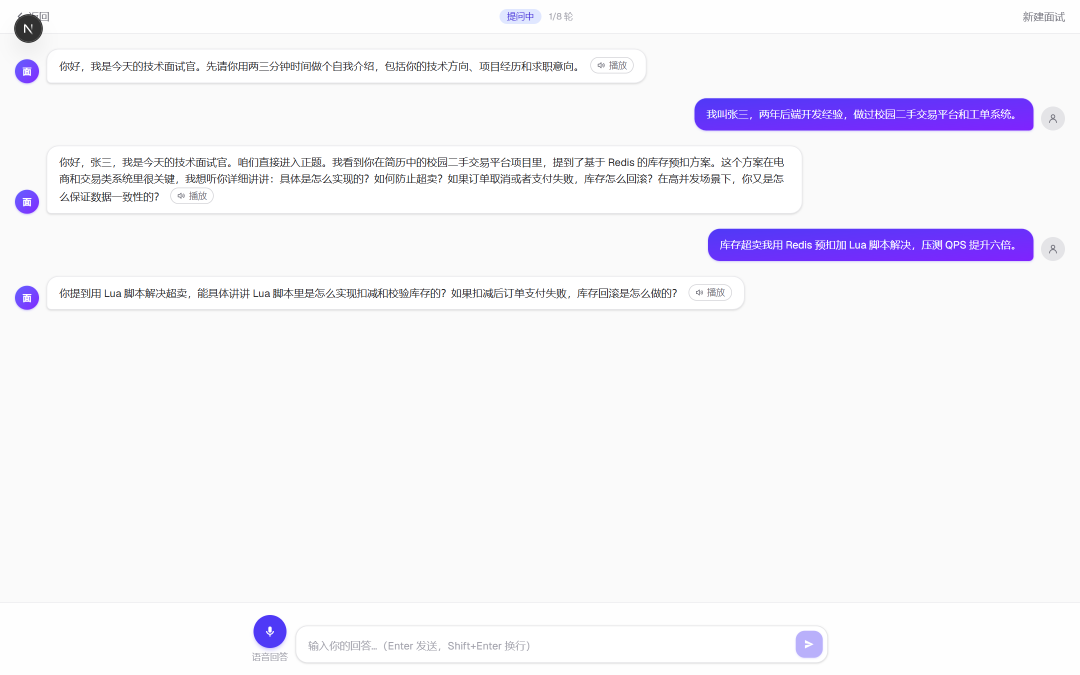
#> input picture frontend/shots/final-chat.png, 2160 x 1350 px (shown at 1/2 size)
$ python make_previews.py
#> lines starting #> are read from the running program, lines starting #| are printed output that depends on the picture; after the words box and inside, x2 and y2 are one past the last pixel; in counts of white or black regions, pixels touching at a corner belong together
"""Landing previews: identical size, UI fully inside the frame."""
from pathlib import Path

import numpy as np
from PIL import Image

ROOT = Path(__file__).resolve().parents[1]
SHOTS = ROOT / "shots"
PUBLIC = ROOT / "public"
OUT_W, OUT_H = 1200, 750
ASPECT = OUT_W / OUT_H


def side_bounds(im: Image.Image, pad: int = 40) -> tuple[int, int]:
    arr = np.asarray(im.convert("RGB"))
    mask = ~((arr[:, :, 0] > 248) & (arr[:, :, 1] > 248) & (arr[:, :, 2] > 248))
    xs = np.where(mask.any(axis=0))[0]
    if len(xs) == 0:
        return 0, im.width
    return max(0, int(xs.min()) - pad), min(im.width, int(xs.max()) + 1 + pad)


def crop_aspect(im: Image.Image, left: int, right: int, top_bias: float = 0.08) -> Image.Image:
    """Crop a OUT_ASPECT window covering [left,right] content, prefer top."""
    w, h = im.size
    cw = max(1, right - left)
    ch = int(cw / ASPECT)
    if ch > h:
        ch = h
        cw = int(ch * ASPECT)
        left = max(0, (w - cw) // 2)
    top = int((h - ch) * top_bias)
    top = max(0, min(top, h - ch))
    # center horizontally on the content span
    mid = (left + right) // 2
    left = max(0, min(mid - cw // 2, w - cw))
    return im.crop((left, top, left + cw, top + ch))


def main() -> None:
    jobs = [
        # chat spans full width — no side trim, just slight top-biased aspect crop
        ("final-chat.png", "chat-preview.png", False, 0.05),
        ("final-dashboard.png", "dashboard-preview.png", True, 0.06),
        ("final-report.png", "report-preview.png", True, 0.05),
    ]
    for src_name, dst_name, trim, bias in jobs:
        src = Image.open(SHOTS / src_name).convert("RGB")
#> src is the input picture: PIL image 2160x1350 RGB; mean R, G, B 244.2, 242.6, 248.7
        if trim:
            l, r = side_bounds(src)
            # expand a bit so cards aren't edge-flush
            span = r - l
            expand = int(span * 0.04)
            l = max(0, l - expand)
            r = min(src.width, r + expand)
            cropped = crop_aspect(src, l, r, top_bias=bias)
        else:
            cropped = crop_aspect(src, 0, src.width, top_bias=bias)
        out = cropped.resize((OUT_W, OUT_H), Image.Resampling.LANCZOS)
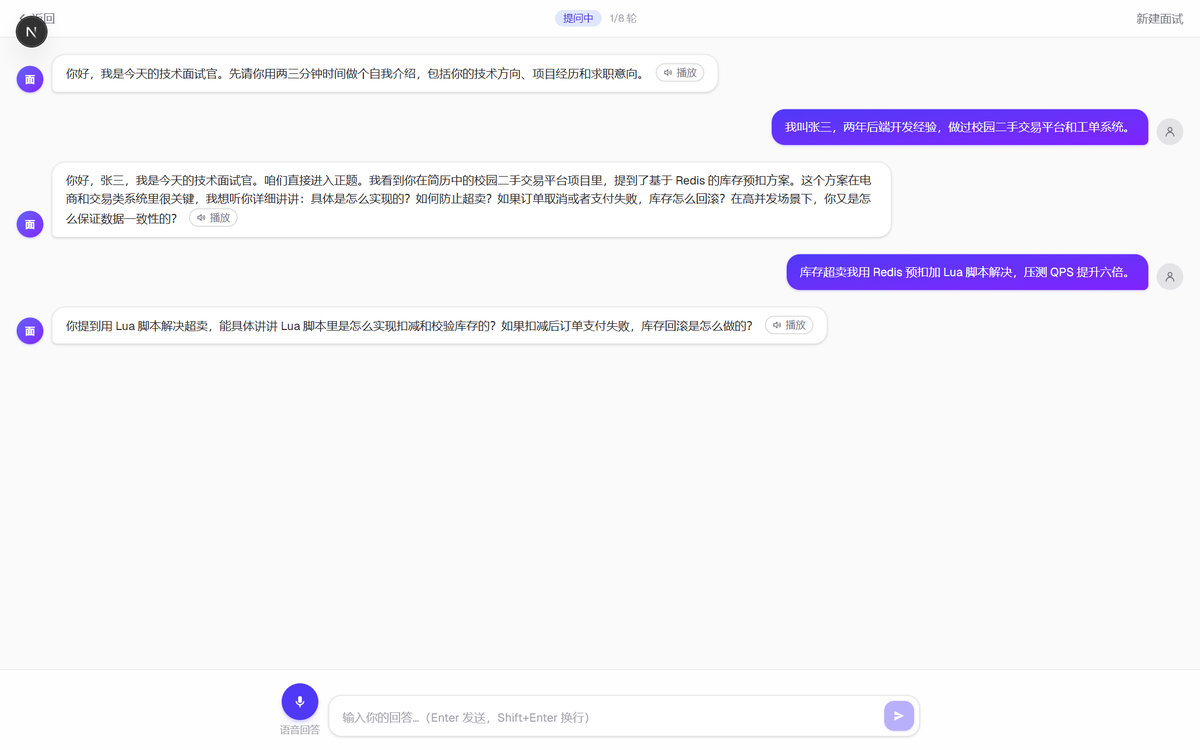
#> out: PIL image 1200x750 RGB; mean R, G, B 244, 242.4, 248.5
        out.save(PUBLIC / dst_name, optimize=True)
        print(f"{dst_name}: {src.size} -> crop {cropped.size} -> {out.size}")
#| chat-preview.png: (2160, 1350) -> crop (2160, 1350) -> (1200, 750)
#> pass 2 of the loop in main, `for src_name, dst_name, trim, bias in jobs:`:
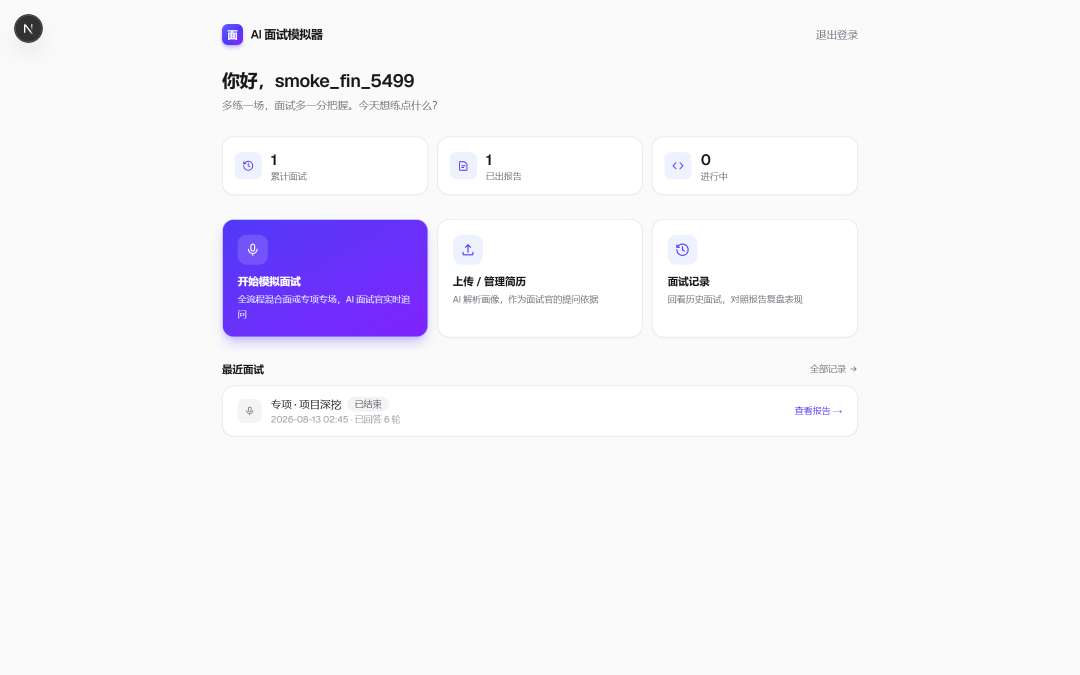
#> input picture frontend/shots/final-dashboard.png, 2160 x 1350 px (shown at 1/2 size)
#> in main, src is the input picture: PIL image 2160x1350 RGB; mean R, G, B 244.4, 242.7, 249.4
#> in side_bounds, `mask = ~((arr[:, :, 0] > 248) & (arr[:, :, 1] > 248) & (arr[:, :, 2] >..`:
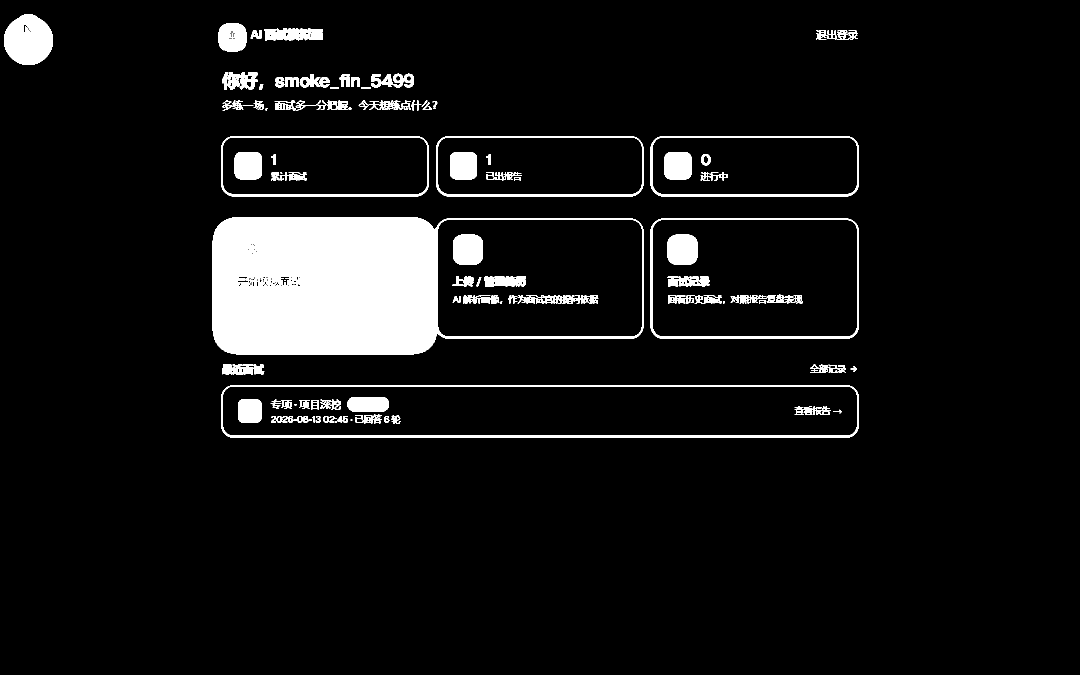
#> mask: shape (1350, 2160) bool (shown at 1/2 size); 7.2% white; 132 white regions (24 under 20 px), largest, box (x1, y1, x2, y2) and area: (425, 434, 1287, 709) 124741, (442, 770, 1718, 876) 10782, (8, 28, 106, 130) 7648
#> xs = 1391 values from 8 to 1717
#> in main, `l, r = side_bounds(src)`: l = 0; r = 1758
#> expand = 70
#> in main, `r = min(src.width, r + expand)`: r = 1828
#> in main, `out = cropped.resize((OUT_W, OUT_H), Image.Resampling.LANCZOS)`:
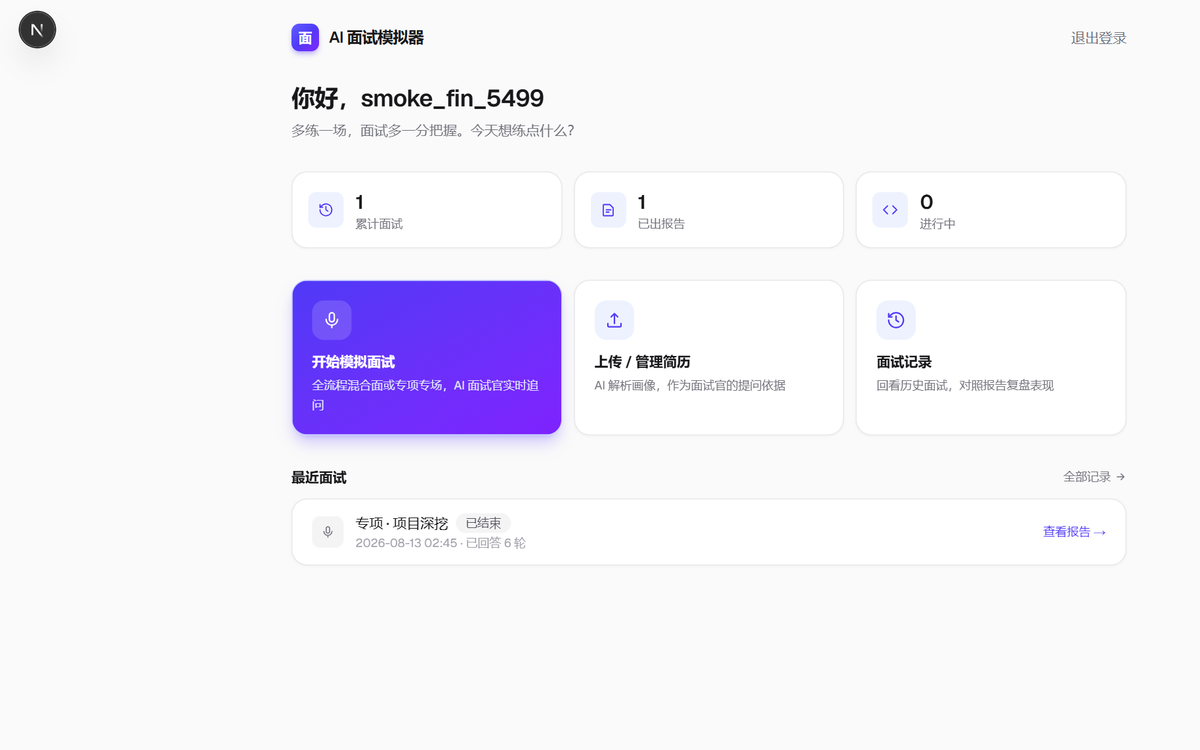
#> out: PIL image 1200x750 RGB; mean R, G, B 242.2, 239.7, 249.1
#| dashboard-preview.png: (2160, 1350) -> crop (1828, 1142) -> (1200, 750)
#> pass 3 of the loop in main, `for src_name, dst_name, trim, bias in jobs:`:
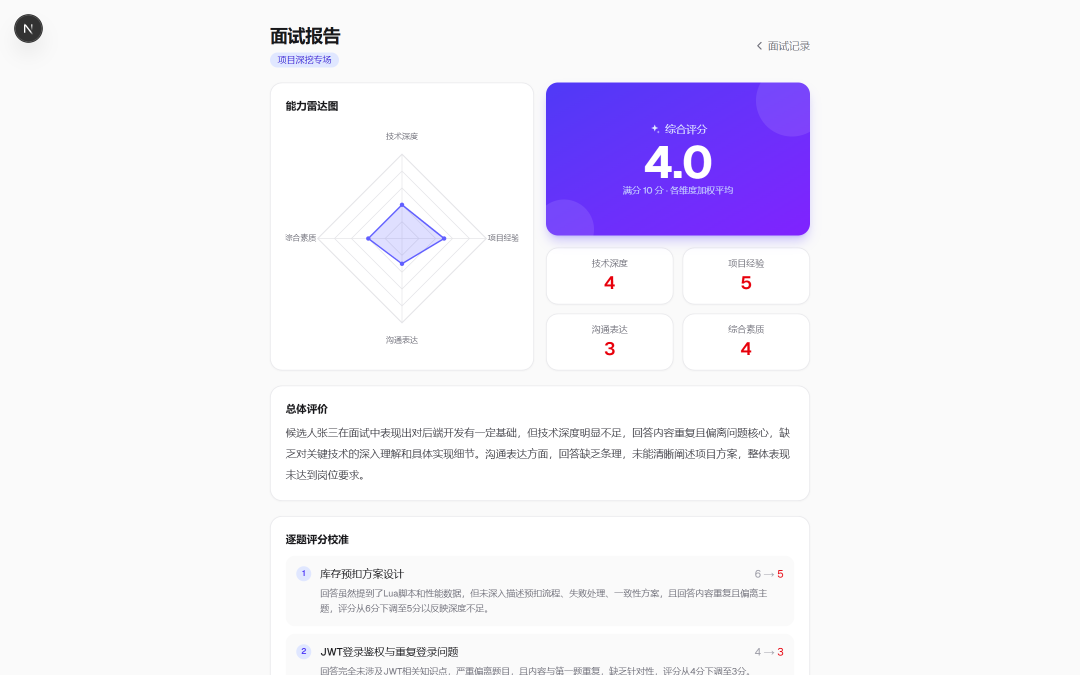
#> input picture frontend/shots/final-report.png, 2160 x 1350 px (shown at 1/2 size)
#> in main, src is the input picture: PIL image 2160x1350 RGB; mean R, G, B 240.9, 237.8, 249
#> in side_bounds (call 2), `mask = ~((arr[:, :, 0] > 248) & (arr[:, :, 1] > 248) & (arr[:, :, 2] >..`:
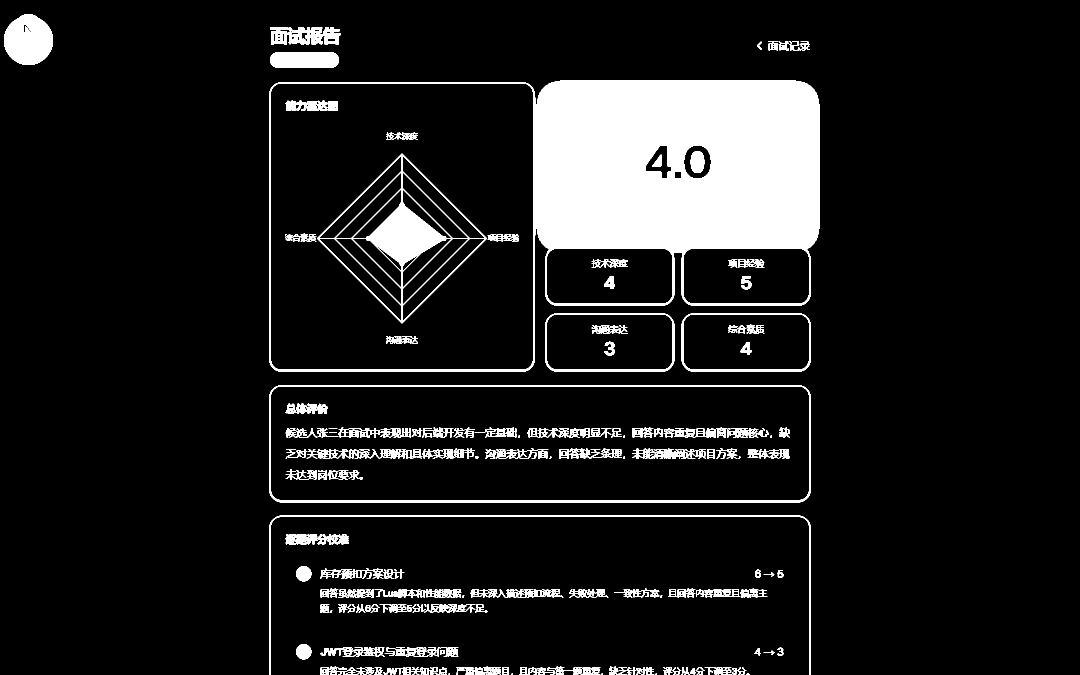
#> mask: shape (1350, 2160) bool (shown at 1/2 size); 10.4% white; 211 white regions (35 under 20 px), largest, box (x1, y1, x2, y2) and area: (1073, 161, 1639, 612) 188107, (634, 307, 974, 647) 16299, (538, 770, 1622, 1005) 10278
#> xs = 1199 values from 8 to 1638
#> in main, `l, r = side_bounds(src)`: r = 1679
#> expand = 67
#> in main, `r = min(src.width, r + expand)`: r = 1746
#> in main, `out = cropped.resize((OUT_W, OUT_H), Image.Resampling.LANCZOS)`:
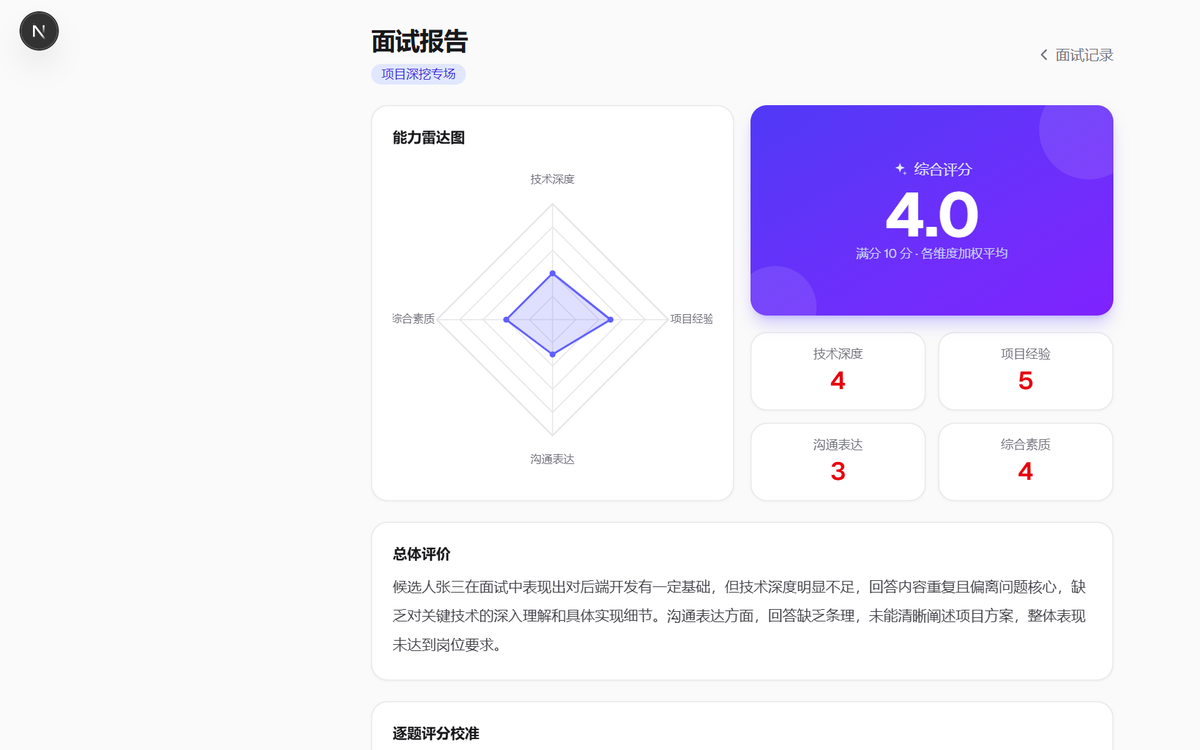
#> out: PIL image 1200x750 RGB; mean R, G, B 236.9, 232.2, 249.2
#| report-preview.png: (2160, 1350) -> crop (1746, 1091) -> (1200, 750)

    sizes = {
        Image.open(PUBLIC / n).size
        for n in ("chat-preview.png", "dashboard-preview.png", "report-preview.png")
    }
#> sizes = 1 item
    assert sizes == {(OUT_W, OUT_H)}, sizes
    print("uniform ok")


if __name__ == "__main__":
    main()
